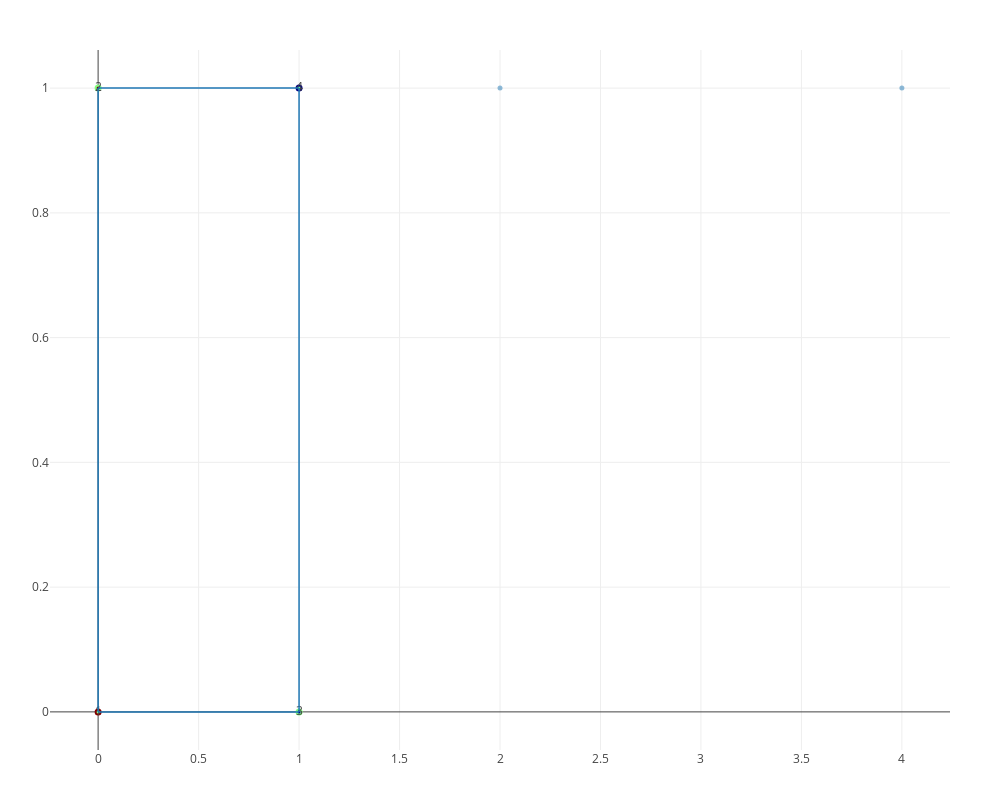

Notebook code for this chart:
### Code cell
plotclassrep_pjs(PH,dim=1,class=1)
# A Cycle should be drawn

### Figure 1 — Plotly figure (JSON) as saved in the notebook; plotly's stock layout.template omitted (floating-point values rounded to 4 significant figures)
{"data": [{"autocolorscale": false, "marker": {"cmax": 1, "cmin": 0, "color": [0.5, 0, 1, 0.5], "colorscale": "Jet", "line": {"color": [0, 0.5, 0.5, 1], "colorscale": "Jet", "width": 2}, "opacity": 1, "size": 5, "symbol": "circle"}, "mode": "markers+text", "text": ["4", "3", "2", "1"], "type": "scatter", "x": [1, 1, 0, 0], "y": [1, 0, 1, 0]}, {"autocolorscale": false, "marker": {"color": "rgb(31,119,180)", "line": {"color": "rgb(31,119,180)"}, "opacity": 0.5, "size": 5, "symbol": "circle"}, "mode": "markers", "text": ["5", "6"], "type": "scatter", "x": [2, 4], "y": [1, 1]}, {"line": {"color": "#1f77b4", "width": 1.5}, "mode": "lines", "name": "Dim 1 Faces", "type": "scatter", "x": [0, 0], "y": [0, 1]}, {"line": {"color": "#1f77b4", "width": 1.5}, "mode": "lines", "name": "edge (1,3)", "showlegend": false, "type": "scatter", "x": [0, 1], "y": [0, 0]}, {"line": {"color": "#1f77b4", "width": 1.5}, "mode": "lines", "name": "edge (2,4)", "showlegend": false, "type": "scatter", "x": [0, 1], "y": [1, 1]}, {"line": {"color": "#1f77b4", "width": 1.5}, "mode": "lines", "name": "edge (3,4)", "showlegend": false, "type": "scatter", "x": [1, 1], "y": [0, 1]}], "layout": {"height": 800, "hovermode": "closest", "margin": {"b": 50, "l": 50, "r": 50, "t": 50}, "scene": {"aspectmode": "manual", "aspectratio": {"x": 1, "y": 0.25}}, "showlegend": false, "width": 1000}}
